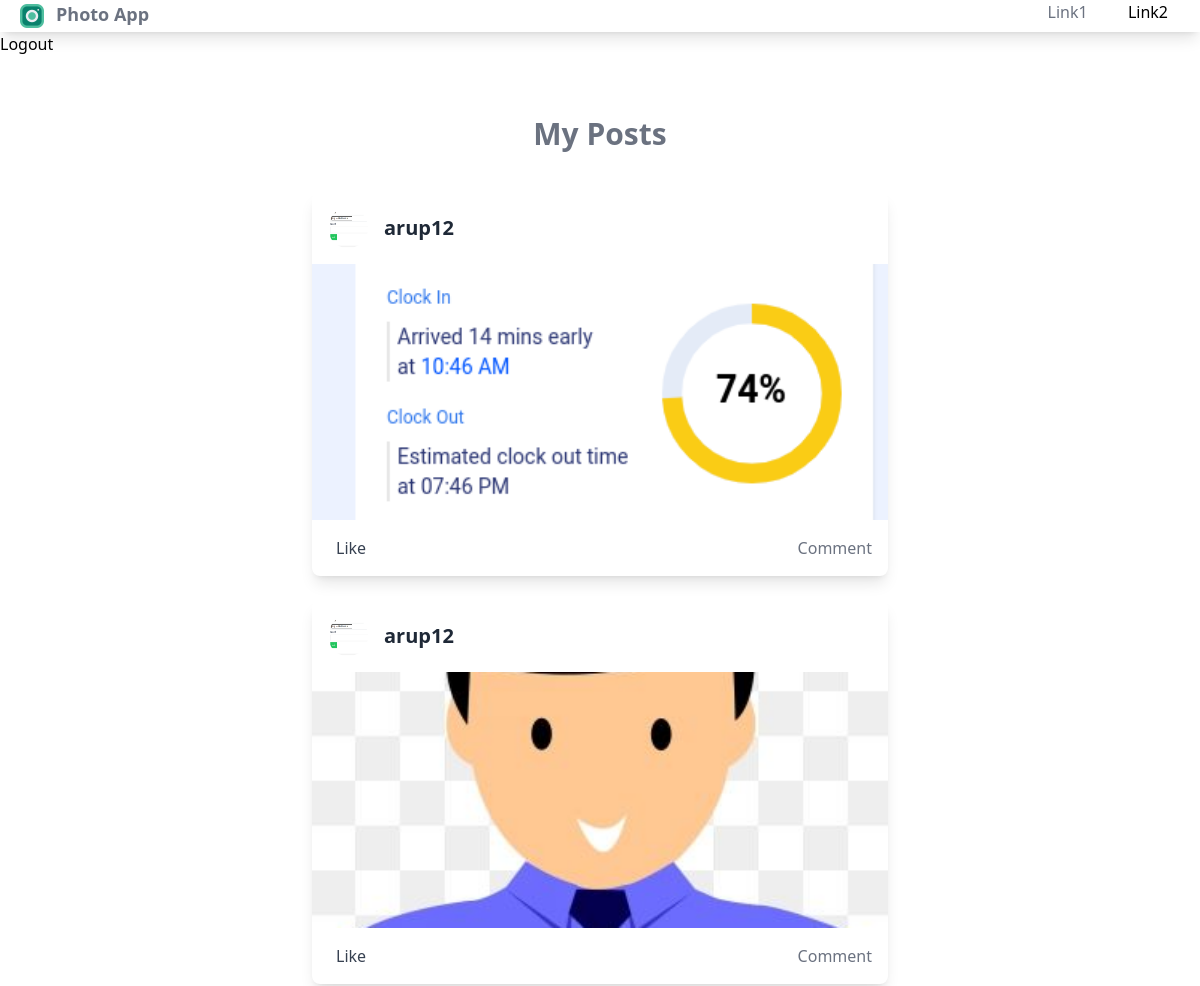
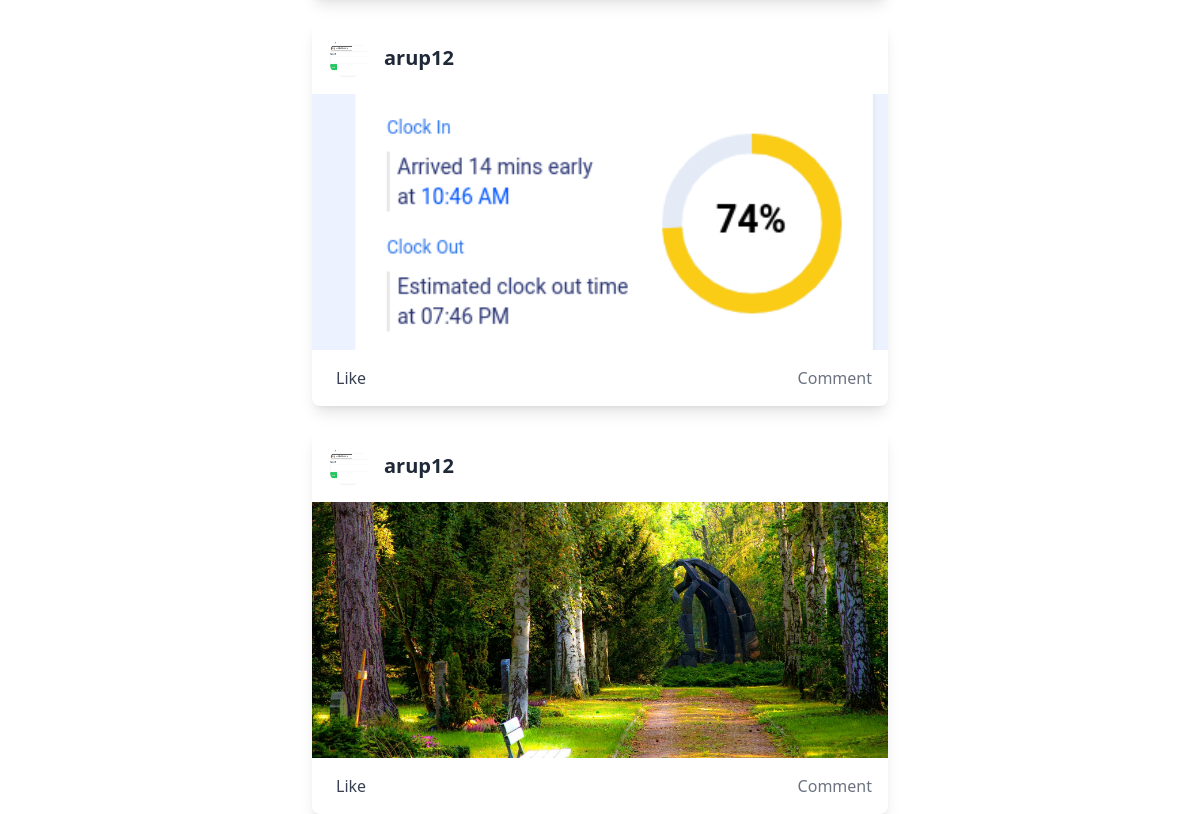
The page /users/index/ (signed in) on the database its author committed (2 pictures, top to bottom).
### Post/models.py (models this page shows, shortened)
class Post(models.Model):
    user=models.ForeignKey(settings.AUTH_USER_MODEL,on_delete=models.CASCADE)
    image=models.ImageField(upload_to='images/%Y/%m/%d')
    caption=models.TextField(blank=True)
    title=models.CharField(max_length=120)
    slug=models.SlugField(max_length=200,blank=True)
    liked_by=models.ManyToManyField(settings.AUTH_USER_MODEL,related_name='posts_liked',blank=True)
    created=models.DateField(auto_now=True)

### users/models.py (models this page shows, shortened)
class Profile(models.Model):
    user=models.OneToOneField(settings.AUTH_USER_MODEL,on_delete=models.CASCADE)
    photo=models.ImageField(upload_to='users/%Y/%m/%d',blank=True)

### users/views.py (the view)
# urls.py: path('index/',views.index,name='index'),
def index(request):
    current_user=request.user
    posts=Post.objects.filter(user=current_user).all()
    profile=Profile.objects.filter(user=current_user).first()
    return render(request,'index.html',{'posts':posts,'profile':profile})

### users/templates/index.html (shortened to what this page needs)
{% extends 'base.html' %}
{% block body %}
   <div class="flex justify-center mt-5 p-10">
        <h2 class="text-3xl font-semibold text-gray-500">My Posts</h2>
   </div>
   <div class="flex justify-center">
       <div class="flex flex-col gap-6 items-center w-full max-w-xl">
            {% for post in posts %}
            <a href="#" class="w-full">
                <div class="rounded-lg overflow-hidden bg-white shadow-lg transition transform hover:scale-105 duration-300">
                    <div class="flex items-center p-4">
                        <img class="h-10 w-10 rounded-full" src="{{ profile.photo.url }}" alt="Profile Photo">
                        <span class="ml-4 text-xl font-semibold text-gray-800">{{ profile.user }}</span>
                    </div>
                    <div class="overflow-hidden">
                        <img class="w-full h-64 object-cover" src="{{ post.image.url }}" alt="Post Image">
                    </div>
                    <div class="p-4 flex justify-between items-center">
                        <div class="icon-container flex items-center space-x-2">
                            <span class="text-gray-700 group-hover:text-gray-900">Like</span>
                        </div>
                        <div class="text-gray-500 group-hover:text-gray-800">
                             Comment
                        </div>
                    </div>
                </div>
            </a>
            {% endfor %}
        </div>
   </div>
{% endblock %}

### users/static/users/styles.css (style rules this page uses)
html, :host { line-height: 1.5; -webkit-text-size-adjust: 100%; -moz-tab-size: 4; -o-tab-size: 4; tab-size: 4; font-family: ui-sans-serif, system-ui, sans-serif, "Apple Color Emoji", "Segoe UI Emoji", "Segoe UI Symbol", "Noto Color Emoji"; font-feature-settings: normal; font-variation-settings: normal; -webkit-tap-highlight-color: transparent; }
body { margin: 0; line-height: inherit; }
h1, h2, h3, h4, h5, h6 { font-size: inherit; font-weight: inherit; }
a { color: inherit; text-decoration: inherit; }
blockquote, dl, dd, h1, h2, h3, h4, h5, h6, hr, figure, p, pre { margin: 0; }
img, svg, video, canvas, audio, iframe, embed, object { display: block; vertical-align: middle; }
img, video { max-width: 100%; height: auto; }
.mt-5 { margin-top: 1.25rem; }
.ml-4 { margin-left: 1rem; }
.flex { display: flex; }
.h-10 { height: 2.5rem; }
.h-64 { height: 16rem; }
.w-full { width: 100%; }
.w-10 { width: 2.5rem; }
.max-w-xl { max-width: 36rem; }
.transform { transform: translate(var(--tw-translate-x), var(--tw-translate-y)) rotate(var(--tw-rotate)) skewX(var(--tw-skew-x)) skewY(var(--tw-skew-y)) scaleX(var(--tw-scale-x)) scaleY(var(--tw-scale-y)); }
.flex-col { flex-direction: column; }
.items-center { align-items: center; }
.justify-center { justify-content: center; }
.justify-between { justify-content: space-between; }
.gap-6 { gap: 1.5rem; }
.space-x-2 > :not([hidden]) ~ :not([hidden]) { --tw-space-x-reverse: 0; margin-right: calc(0.5rem * var(--tw-space-x-reverse)); margin-left: calc(0.5rem * calc(1 - var(--tw-space-x-reverse))); }
.overflow-hidden { overflow: hidden; }
.rounded-full { border-radius: 9999px; }
.rounded-lg { border-radius: 0.5rem; }
.bg-white { --tw-bg-opacity: 1; background-color: rgb(255 255 255 / var(--tw-bg-opacity)); }
.object-cover { -o-object-fit: cover; object-fit: cover; }
.p-10 { padding: 2.5rem; }
.p-4 { padding: 1rem; }
.text-3xl { font-size: 1.875rem; line-height: 2.25rem; }
.text-xl { font-size: 1.25rem; line-height: 1.75rem; }
.font-semibold { font-weight: 600; }
.text-gray-500 { --tw-text-opacity: 1; color: rgb(107 114 128 / var(--tw-text-opacity)); }
.text-gray-700 { --tw-text-opacity: 1; color: rgb(55 65 81 / var(--tw-text-opacity)); }
.text-gray-800 { --tw-text-opacity: 1; color: rgb(31 41 55 / var(--tw-text-opacity)); }
.shadow-lg { --tw-shadow: 0 10px 15px -3px rgb(0 0 0 / 0.1), 0 4px 6px -4px rgb(0 0 0 / 0.1); --tw-shadow-colored: 0 10px 15px -3px var(--tw-shadow-color), 0 4px 6px -4px var(--tw-shadow-color); box-shadow: var(--tw-ring-offset-shadow, 0 0 #0000), var(--tw-ring-shadow, 0 0 #0000), var(--tw-shadow); }
.transition { transition-property: color, background-color, border-color, text-decoration-color, fill, stroke, opacity, box-shadow, transform, filter, -webkit-backdrop-filter; transition-property: color, background-color, border-color, text-decoration-color, fill, stroke, opacity, box-shadow, transform, filter, backdrop-filter; transition-property: color, background-color, border-color, text-decoration-color, fill, stroke, opacity, box-shadow, transform, filter, backdrop-filter, -webkit-backdrop-filter; transition-timing-function: cubic-bezier(0.4, 0, 0.2, 1); transition-duration: 150ms; }
.duration-300 { transition-duration: 300ms; }

### rows shown on the page
Post: photo (picture), image (picture)
Profile: user "arup12"
Post: photo (picture), image (picture)
Post: photo (picture), image (picture)
Post: photo (picture), image (picture)
